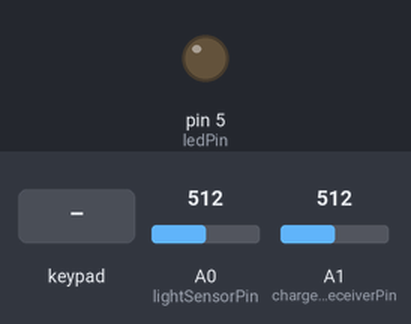
A sketch run on a simulated Arduino Uno, built with avr-gcc and run on an emulated ATmega328P. Shown: output pins drawn as LEDs (lit = HIGH). The test bench sets the inputs (shaded band); at power-on: A0 (lightSensorPin) = 512, A1 (chargerReceiverPin) = 512. What the sketch prints to the serial monitor is not drawn.

Above: at 1.2 s.
1.3 s: A0 (lightSensorPin) set to 7
3.5 s: A0 (lightSensorPin) set to 4
At 6.4 s:
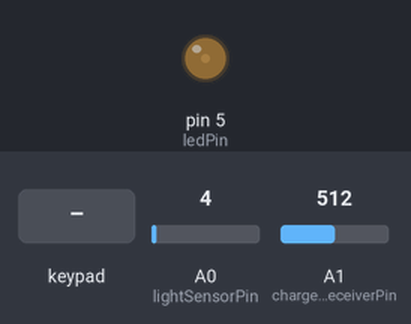
6.5 s: A1 (chargerReceiverPin) set to 7
9.5 s: A1 (chargerReceiverPin) set to 4
At 13.9 s:
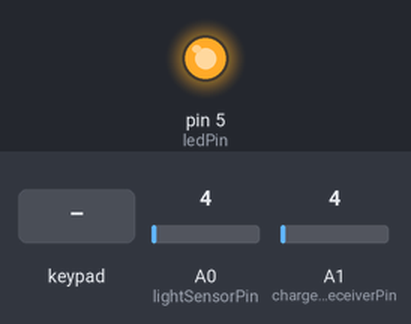
14.2 s: key '4' pressed
At 16.1 s:
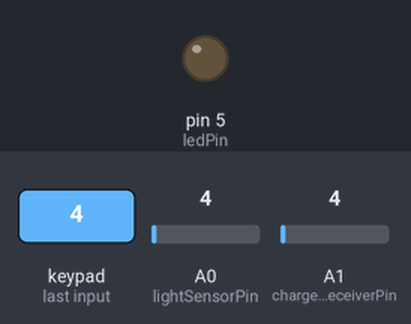
17.2 s: A1 (chargerReceiverPin) set to 122
At 20.7 s:
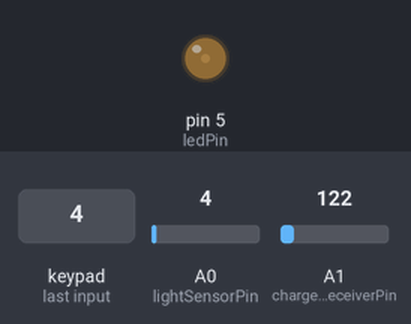
Timing chart, 0 to 21.2 s (numbered marks = the images above; inputs shaded):
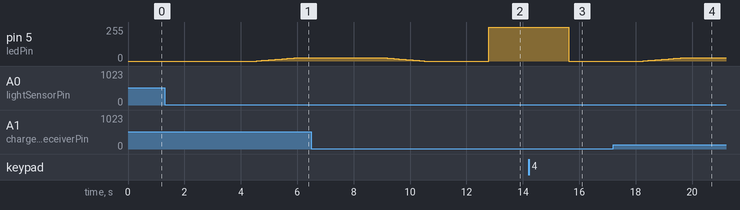

The sketch:

jacky.ino
```cpp
#include <TimeLib.h>
#include "Adafruit_MPR121.h"

// Constants
const int minBrightness = 0;
const int minLight = 0;
const int maxBrightness = 255;
const int maxLight = 1023;

// Pin setup
const int lightSensorPin = 0;
const int chargerReceiverPin = 1;
const int touchSensorPin = 4;
const int ledPin = 5;

// Configs
const int detectingTime = 100;
const int levelCountingTime = 1000;
const int chargerCountingTime = 1000;
const int numLevels = 3;
const int lightThresholds[numLevels] = { -1, 5, maxLight };
const int levelTable[numLevels] = { 0, 2, 0 };
const int brightnessTable[numLevels] = { 0, 25, maxBrightness };
const int fadeTime = 1500;
const int fadeStep = 1;
const int chargingThreshold = 5;

// States
const int stateDetecting = 0;
const int stateDarkAuto= 1;
const int stateBrightAuto= 2;
const int stateLevelCounting= 3;
const int stateChargerVoltageCounting= 4;
const int stateFading= 5;
const int stateDark= 6;
const int stateBright= 7;
const int stateChargingDarkAuto= 8;
const int stateChargingDim = 9;
const int stateChargingDark= 10;

// Global variables
int currentState = 0;
int lastState = 0;
int nextState = 0;
int currentLevel = 0;
int nextLevel = 0;
int currentBrightness = 0;
int nextBrightness = 0;
int levelCounts[numLevels];
int maxCount = 0;
int maxCountLevel = 0;
int startTime = 0;
int startTimeInSecond = 0;
int startTimeInMinute = 0;
int fadeStepTime = 0;
int isLastTouched = 0;

// Functions
#define len(x) (sizeof(x) / sizeof(x[0]))

void resetLevelCounts() {
  for (int i = 0; i < numLevels; ++i) {
    levelCounts[i] = 0;
  }
}

int mapLightToLevel(int light) {
  for (int i = 0; i < numLevels; ++i) {
    if (light <= lightThresholds[i]) {
      return levelTable[i];
    }
  }
  return 0;
}

int mapLevelToBrightness(int level) {
  return brightnessTable[level];
}

int computeFadeStepTime(int nextLevel, int currentLevel) {
  return fadeTime / (abs(mapLevelToBrightness(nextLevel) - mapLevelToBrightness(currentLevel)) / fadeStep);
}

Adafruit_MPR121 touchSensor = Adafruit_MPR121();

// Main
void setup() {
  Serial.begin(9600);

  pinMode(ledPin, OUTPUT);

  startTime = millis();

  touchSensor.begin(0x5A);
  touchSensor.setThreshholds(254, 127);
}

void loop() {
  Serial.println(currentState);

  int t = millis();
  time_t tLib = now();
  int tInSecond = second(tLib);
  int tInMinute = minute(tLib);

  // Serial.println(tInSecond);
  // Serial.println(tInMinute);

  const int light = analogRead(lightSensorPin);
  const int isTouched = touchSensor.touched();
  const int chargerVoltage = analogRead(chargerReceiverPin);

  // Serial.println(light);
  // Serial.println(chargerVoltage);

  switch (currentState) {
    case stateDetecting: {
      int level = mapLightToLevel(light);
      ++levelCounts[level];
      if (levelCounts[level] > maxCount) {
        maxCount = levelCounts[level];
        maxCountLevel = level;
      }
      if (t - startTime >= detectingTime) {
        switch (maxCountLevel) {
          case 0: {
            currentState = stateDarkAuto;
            break;
          }
          case 2: {
            currentState = stateBrightAuto;
            break;
          }
          default: {
            currentState = stateDetecting;
            break;
          }
        }
        resetLevelCounts();
        maxCount = 0;
        maxCountLevel = 0;
      }
      break;
    }

    case stateDarkAuto: {
      currentLevel = 0;
      currentBrightness = brightnessTable[currentLevel];
      analogWrite(ledPin, currentBrightness);
      if (!(isTouched & _BV(touchSensorPin)) && (isLastTouched & _BV(touchSensorPin)) ) {
        currentState = stateFading;
        nextState = stateBright;
        nextLevel = numLevels - 1;
        currentBrightness = brightnessTable[currentLevel];
        nextBrightness = brightnessTable[nextLevel];
        startTime = t;
        startTimeInSecond = tInSecond;
        startTimeInMinute = tInMinute;
        fadeStepTime = computeFadeStepTime(nextLevel, currentLevel);
        isLastTouched = 0;
        break;
      }
      isLastTouched = isTouched;
      int level = mapLightToLevel(light);
      if (level != currentLevel) {
        lastState = currentState;
        currentState = stateLevelCounting;
        nextLevel = level;
        startTime = t;
        startTimeInSecond = tInSecond;
        startTimeInMinute = tInMinute;
        break;
      }
      if (chargerVoltage > chargingThreshold) {
        lastState = currentState;
        currentState = stateChargerVoltageCounting;
        nextLevel = 0;
        startTime = t;
        startTimeInSecond = tInSecond;
        startTimeInMinute = tInMinute;
        break;
      }
      break;
    }

    case stateBrightAuto: {
      currentLevel = numLevels - 1;
      currentBrightness = brightnessTable[currentLevel];
      analogWrite(ledPin, currentBrightness);
      if (!(isTouched & _BV(touchSensorPin)) && (isLastTouched & _BV(touchSensorPin)) ) {
        currentState = stateFading;
        nextState = stateDark;
        nextLevel = 0;
        currentBrightness = brightnessTable[currentLevel];
        nextBrightness = brightnessTable[nextLevel];
        startTime = t;
        startTimeInSecond = tInSecond;
        startTimeInMinute = tInMinute;
        fadeStepTime = computeFadeStepTime(nextLevel, currentLevel);
        isLastTouched = 0;
        break;
      }
      isLastTouched = isTouched;
      int level = mapLightToLevel(light);
      if (level != currentLevel) {
        lastState = currentState;
        currentState = stateLevelCounting;
        nextLevel = level;
        startTime = t;
        startTimeInSecond = tInSecond;
        startTimeInMinute = tInMinute;
        break;
      }
      if (chargerVoltage > chargingThreshold) {
        lastState = currentState;
        currentState = stateChargerVoltageCounting;
        nextLevel = 1;
        startTime = t;
        startTimeInSecond = tInSecond;
        startTimeInMinute = tInMinute;
        break;
      }
      break;
    }

    case stateLevelCounting: {
      int level = mapLightToLevel(light);
      if (nextLevel != 1 && level != nextLevel) {
        currentState = lastState;
        break;
      }
      if (t - startTime > levelCountingTime) {
        currentState = stateFading;
        switch (nextLevel) {
          case 0: {
            nextState = stateDarkAuto;
            break;
          }
          case 1: {
            nextState = stateChargingDim;
            break;
          }
          case 2: {
            nextState = stateBrightAuto;
            break;
          }
          default: {
            nextState = lastState;
            break;
          }
        }
        currentBrightness = brightnessTable[currentLevel];
        nextBrightness = brightnessTable[nextLevel];
        startTime = t;
        startTimeInSecond = tInSecond;
        startTimeInMinute = tInMinute;
        fadeStepTime = computeFadeStepTime(nextLevel, currentLevel);
        break;
      }
      break;
    }

    case stateChargerVoltageCounting: {
      if (chargerVoltage <= chargingThreshold) {
        currentState = lastState;
        break;
      }
      if (t - startTime > chargerCountingTime) {
        currentState = stateFading;
        switch (nextLevel) {
          case 0: {
            nextState = stateChargingDarkAuto;
            break;
          }
          case 1: {
            nextState = stateChargingDim;
            break;
          }
          default: {
            nextState = lastState;
            break;
          }
        }
        currentBrightness = brightnessTable[currentLevel];
        nextBrightness = brightnessTable[nextLevel];
        startTime = t;
        startTimeInSecond = tInSecond;
        startTimeInMinute = tInMinute;
        fadeStepTime = computeFadeStepTime(nextLevel, currentLevel);
        break;
      }
      break;
    }

    case stateFading: {
      analogWrite(ledPin, currentBrightness);
      if (currentBrightness == nextBrightness) {
        currentState = nextState;
        currentLevel = nextLevel;
        break;
      }
      if (t - startTime >= fadeStepTime) {
        startTime += fadeStepTime;
        int nextBrightness = mapLevelToBrightness(nextLevel);
        if (currentBrightness < nextBrightness) {
          currentBrightness += fadeStep;
          if (currentBrightness >= nextBrightness) {
            currentState = nextState;
            currentLevel = nextLevel;
          }
        } else if (currentBrightness > nextBrightness) {
          currentBrightness -= fadeStep;
          if (currentBrightness <= nextBrightness) {
            currentState = nextState;
            currentLevel = nextLevel;
          }
        }
      }
      currentBrightness = max(minBrightness, currentBrightness);
      currentBrightness = min(maxBrightness, currentBrightness);
      break;
    }

    case stateDark: {
      currentLevel = 0;
      currentBrightness = brightnessTable[currentLevel];
      analogWrite(ledPin, currentBrightness);
      if (!(isTouched & _BV(touchSensorPin)) && (isLastTouched & _BV(touchSensorPin)) ) {
        currentState = stateFading;
        nextState = stateBrightAuto;
        nextLevel = numLevels - 1;
        currentBrightness = brightnessTable[currentLevel];
        nextBrightness = brightnessTable[nextLevel];
        startTime = t;
        startTimeInSecond = tInSecond;
        startTimeInMinute = tInMinute;
        fadeStepTime = computeFadeStepTime(nextLevel, currentLevel);
        isLastTouched = 0;
        break;
      }
      isLastTouched = isTouched;
      int level = mapLightToLevel(light);
      if (level == currentLevel) {
        lastState = currentState;
        currentState = stateLevelCounting;
        nextLevel = level;
        startTime = t;
        startTimeInSecond = tInSecond;
        startTimeInMinute = tInMinute;
      }
      if (chargerVoltage > chargingThreshold) {
        lastState = currentState;
        currentState = stateChargerVoltageCounting;
        nextLevel = 1;
        startTime = t;
        startTimeInSecond = tInSecond;
        startTimeInMinute = tInMinute;
        break;
      }
      break;
    }

    case stateBright: {
      currentLevel = numLevels - 1;
      currentBrightness = brightnessTable[currentLevel];
      analogWrite(ledPin, currentBrightness);
      if (!(isTouched & _BV(touchSensorPin)) && (isLastTouched & _BV(touchSensorPin)) ) {
        currentState = stateFading;
        nextState = stateDarkAuto;
        nextLevel = 0;
        currentBrightness = brightnessTable[currentLevel];
        nextBrightness = brightnessTable[nextLevel];
        startTime = t;
        startTimeInSecond = tInSecond;
        startTimeInMinute = tInMinute;
        fadeStepTime = computeFadeStepTime(nextLevel, currentLevel);
        isLastTouched = 0;
        break;
      }
      isLastTouched = isTouched;
      int level = mapLightToLevel(light);
      if (level == currentLevel) {
        lastState = currentState;
        currentState = stateLevelCounting;
        nextLevel = level;
        startTime = t;
        startTimeInSecond = tInSecond;
        startTimeInMinute = tInMinute;
      }
      if (chargerVoltage > chargingThreshold) {
        lastState = currentState;
        currentState = stateChargerVoltageCounting;
        nextLevel = 1;
        startTime = t;
        startTimeInSecond = tInSecond;
        startTimeInMinute = tInMinute;
        break;
      }
      break;
    }

    case stateChargingDarkAuto: {
      currentLevel = 0;
      currentBrightness = brightnessTable[currentLevel];
      analogWrite(ledPin, currentBrightness);
      if (!(isTouched & _BV(touchSensorPin)) && (isLastTouched & _BV(touchSensorPin)) ) {
        currentState = stateFading;
        nextState = stateChargingDim;
        nextLevel = 1;
        currentBrightness = brightnessTable[currentLevel];
        nextBrightness = brightnessTable[nextLevel];
        startTime = t;
        startTimeInSecond = tInSecond;
        startTimeInMinute = tInMinute;
        fadeStepTime = computeFadeStepTime(nextLevel, currentLevel);
        isLastTouched = 0;
        break;
      }
      isLastTouched = isTouched;
      int level = mapLightToLevel(light);
      if (level != currentLevel) {
        lastState = currentState;
        currentState = stateLevelCounting;
        nextLevel = 1;
        startTime = t;
        startTimeInSecond = tInSecond;
        startTimeInMinute = tInMinute;
        break;
      }
      if (chargerVoltage <= chargingThreshold) {
        currentState = stateDarkAuto;
        break;
      }
      break;
    }

    case stateChargingDim: {
      currentLevel = 1;
      currentBrightness = brightnessTable[currentLevel];
      analogWrite(ledPin, currentBrightness);
      if (!(isTouched & _BV(touchSensorPin)) && (isLastTouched & _BV(touchSensorPin)) ) {
        currentState = stateFading;
        nextState = stateChargingDark;
        nextLevel = 0;
        currentBrightness = brightnessTable[currentLevel];
        nextBrightness = brightnessTable[nextLevel];
        startTime = t;
        startTimeInSecond = tInSecond;
        startTimeInMinute = tInMinute;
        fadeStepTime = computeFadeStepTime(nextLevel, currentLevel);
        isLastTouched = 0;
        break;
      }
      isLastTouched = isTouched;
      // TODO: Count down in minutes.
      if (tInSecond < startTimeInSecond) {
        tInSecond += 60;
      }
      if (tInSecond - startTimeInSecond >= 5) {
        currentState = stateFading;
        nextState = stateChargingDark;
        nextLevel = 0;
        currentBrightness = brightnessTable[currentLevel];
        nextBrightness = brightnessTable[nextLevel];
        startTime = t;
        startTimeInSecond = tInSecond;
        startTimeInMinute = tInMinute;
        fadeStepTime = computeFadeStepTime(nextLevel, currentLevel);
        break;
      }
      if (chargerVoltage <= chargingThreshold) {
        currentState = stateFading;
        nextState = stateBrightAuto;
        nextLevel = 2;
        currentBrightness = brightnessTable[currentLevel];
        nextBrightness = brightnessTable[nextLevel];
        startTime = t;
        startTimeInSecond = tInSecond;
        startTimeInMinute = tInMinute;
        fadeStepTime = computeFadeStepTime(nextLevel, currentLevel);
        break;
      }
      break;
    }

    case stateChargingDark: {
      currentLevel = 0;
      currentBrightness = brightnessTable[currentLevel];
      analogWrite(ledPin, currentBrightness);
      if (!(isTouched & _BV(touchSensorPin)) && (isLastTouched & _BV(touchSensorPin)) ) {
        currentState = stateFading;
        nextState = stateChargingDim;
        nextLevel = 1;
        currentBrightness = brightnessTable[currentLevel];
        nextBrightness = brightnessTable[nextLevel];
        startTime = t;
        startTimeInSecond = tInSecond;
        startTimeInMinute = tInMinute;
        fadeStepTime = computeFadeStepTime(nextLevel, currentLevel);
        isLastTouched = 0;
        break;
      }
      isLastTouched = isTouched;
      if (chargerVoltage <= chargingThreshold) {
        currentState = stateFading;
        nextState = stateDarkAuto;
        nextLevel = 0;
        currentBrightness = brightnessTable[currentLevel];
        nextBrightness = brightnessTable[nextLevel];
        startTime = t;
        startTimeInSecond = tInSecond;
        startTimeInMinute = tInMinute;
        fadeStepTime = computeFadeStepTime(nextLevel, currentLevel);
        break;
      }
      break;
    }
  }
}
```

Measured:
- the behaviour switches between 6 and 5 on A1 (chargerReceiverPin) (found by bisection; images 1 and 2)
- after the input at 3.5 s, pin 5 (ledPin): moves from 0/255 to 25/255 over 1.4 s, starting after 1.1 s
- after the input at 14.2 s, pin 5 (ledPin): 255/255 → 0/255 after 1.4 s
- after the input at 17.2 s, pin 5 (ledPin): moves from 0/255 to 25/255 over 1.4 s, starting after 1.1 s
